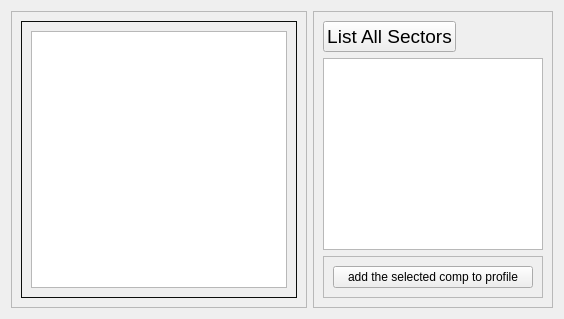
            <widget class="QWidget" name="view_sector_page">
             <property name="styleSheet">
              <string notr="true">QFrame#viewPL_bottom_frame, #viewPL_upper_frame, #view_case_widget{
	border: 1px solid rgb(11,13,11);
}</string>
             </property>
             <layout class="QHBoxLayout" name="horizontalLayout_12">
              <item>
               <widget class="QFrame" name="view_page_left_frame">
                <property name="styleSheet">
                 <string notr="true"/>
                </property>
                <property name="frameShape">
                 <enum>QFrame::StyledPanel</enum>
                </property>
                <property name="frameShadow">
                 <enum>QFrame::Raised</enum>
                </property>
                <layout class="QVBoxLayout" name="verticalLayout_7">
                 <item>
                  <widget class="QFrame" name="viewPL_upper_frame">
                   <property name="frameShape">
                    <enum>QFrame::StyledPanel</enum>
                   </property>
                   <property name="frameShadow">
                    <enum>QFrame::Raised</enum>
                   </property>
                   <layout class="QHBoxLayout" name="horizontalLayout_13">
                    <item>
                     <widget class="QListWidget" name="view_companies_widget"/>
                    </item>
                   </layout>
                  </widget>
                 </item>
                </layout>
               </widget>
              </item>
              <item>
               <widget class="QFrame" name="view_page_right_frame">
                <property name="minimumSize">
                 <size>
                  <width>240</width>
                  <height>0</height>
                 </size>
                </property>
                <property name="maximumSize">
                 <size>
                  <width>240</width>
                  <height>16777215</height>
                 </size>
                </property>
                <property name="frameShape">
                 <enum>QFrame::StyledPanel</enum>
                </property>
                <property name="frameShadow">
                 <enum>QFrame::Raised</enum>
                </property>
                <layout class="QVBoxLayout" name="verticalLayout_8">
                 <property name="spacing">
                  <number>6</number>
                 </property>
                 <property name="topMargin">
                  <number>9</number>
                 </property>
                 <item alignment="Qt::AlignLeft">
                  <widget class="QPushButton" name="pushButton_2">
                   <property name="font">
                    <font>
                     <pointsize>14</pointsize>
                    </font>
                   </property>
                   <property name="text">
                    <string>List All Sectors</string>
                   </property>
                   <property name="icon">
                    <iconset resource="icons.qrc">
                     <normaloff>:/icons/iconsSVG/list-alt.svg</normaloff>:/icons/iconsSVG/list-alt.svg</iconset>
                   </property>
                   <property name="iconSize">
                    <size>
                     <width>40</width>
                     <height>40</height>
                    </size>
                   </property>
                  </widget>
                 </item>
                 <item>
                  <widget class="QListWidget" name="view_sectors_widget">
                   <property name="styleSheet">
                    <string notr="true">QListWidget::item:selected{}
background-color: rgb(255, 248, 35);</string>
                   </property>
                  </widget>
                 </item>
                 <item>
                  <widget class="QFrame" name="del_case_frame">
                   <property name="frameShape">
                    <enum>QFrame::StyledPanel</enum>
                   </property>
                   <property name="frameShadow">
                    <enum>QFrame::Raised</enum>
                   </property>
                   <layout class="QHBoxLayout" name="horizontalLayout_19">
                    <item>
                     <widget class="QPushButton" name="add_com_to_profile_btn">
                      <property name="styleSheet">
                       <string notr="true">:hover{

background:#0f120f;

}</string>
                      </property>
                      <property name="text">
                       <string>add the selected comp to profile</string>
                      </property>
                      <property name="icon">
                       <iconset resource="icons.qrc">
                        <normaloff>:/icons/iconsSVG/add-to-list.svg</normaloff>:/icons/iconsSVG/add-to-list.svg</iconset>
                      </property>
                     </widget>
                    </item>
                   </layout>
                  </widget>
                 </item>
                </layout>
               </widget>
              </item>
             </layout>
            </widget>
